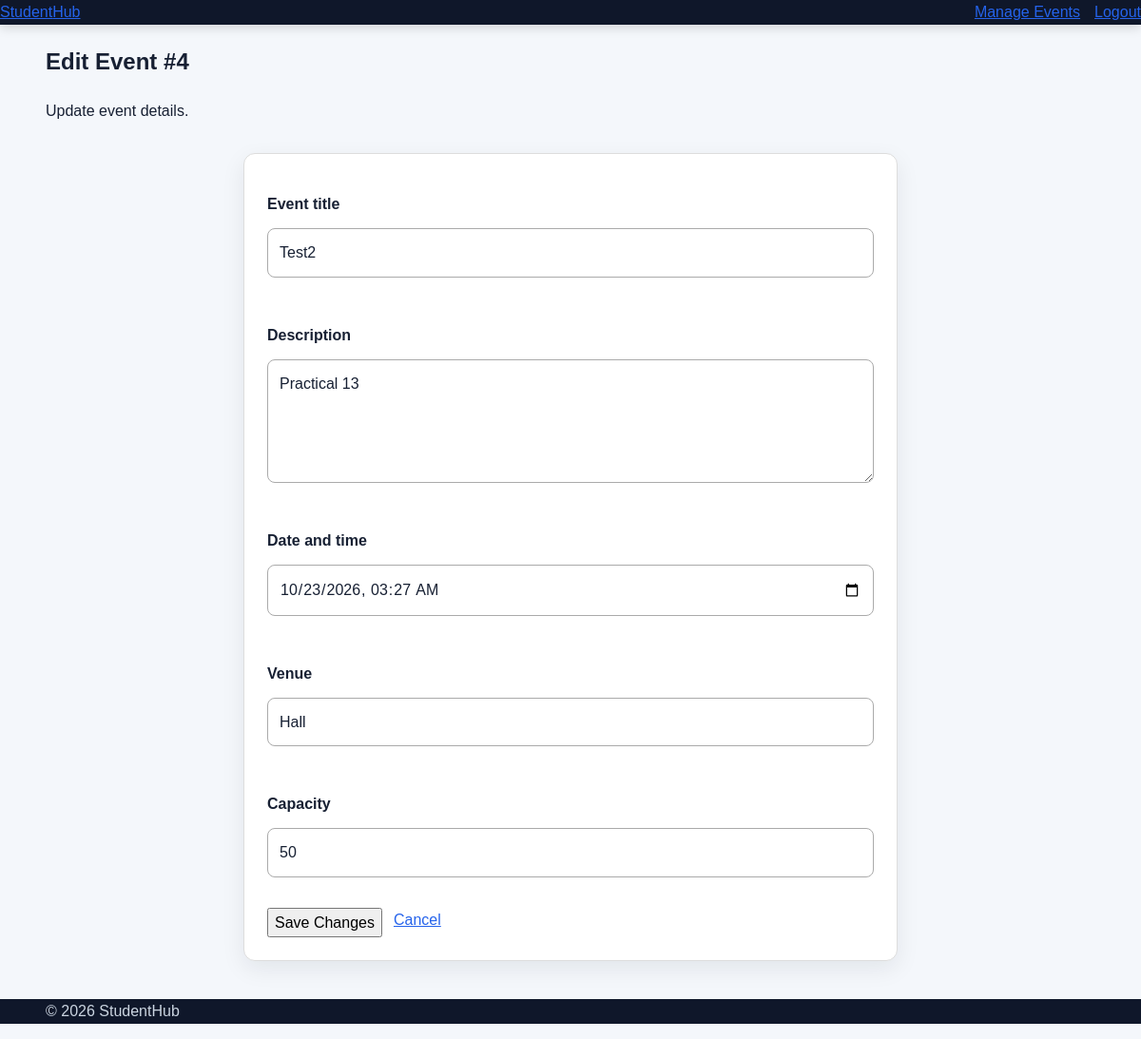
Before: /StudentHub-12/admin/event-edit.php?id=4 (signed in) with the older database file.
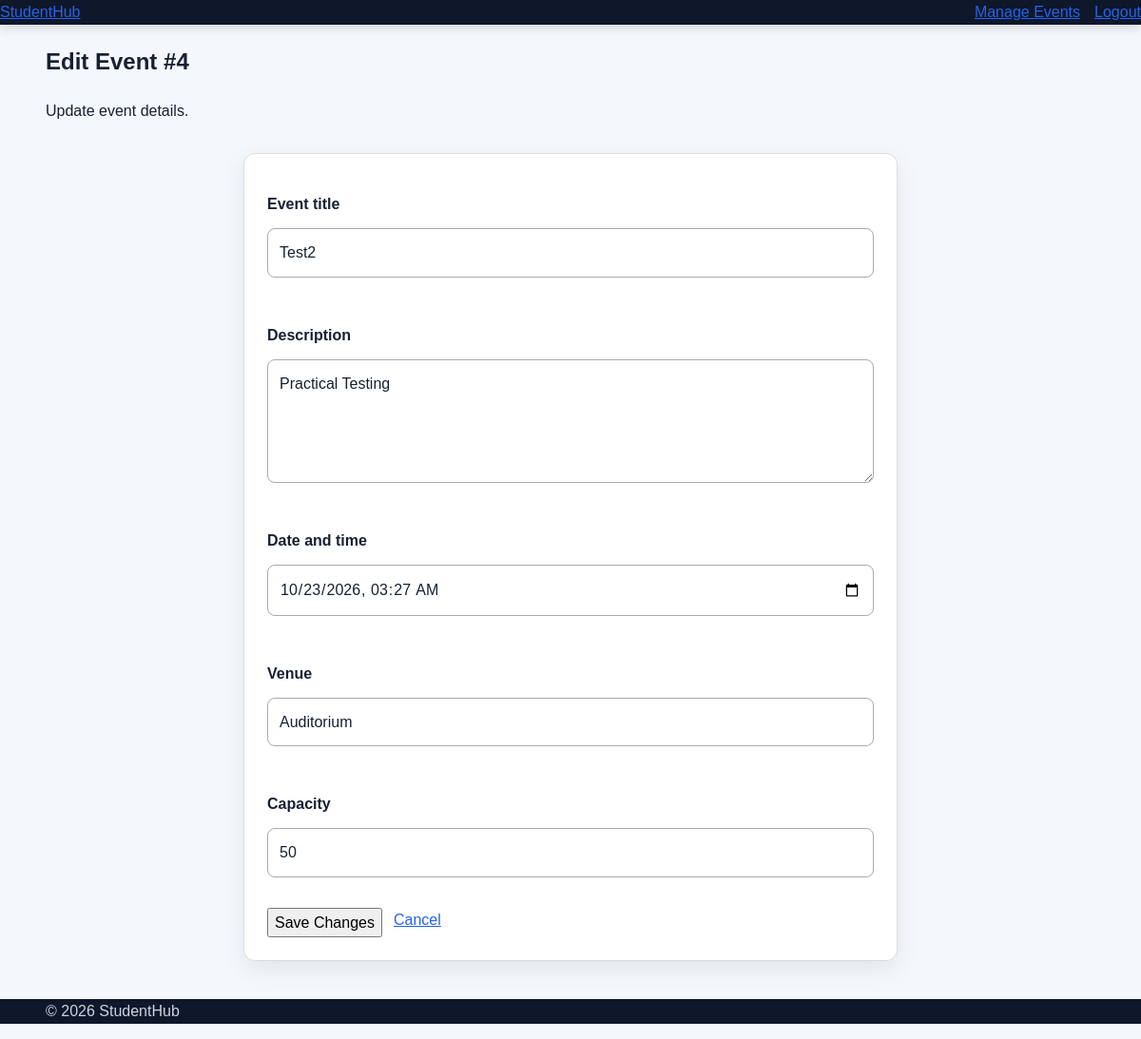
After: the same page with the newer database file.
### tables this page shows
CREATE TABLE `events` (
  `event_id` int(10) UNSIGNED NOT NULL,
  `title` varchar(150) NOT NULL,
  `description` text DEFAULT NULL,
  `event_date` datetime NOT NULL,
  `venue` varchar(150) NOT NULL,
  `capacity` int(10) UNSIGNED DEFAULT NULL,
  `created_at` timestamp NOT NULL DEFAULT current_timestamp(),
  `poster_path` varchar(255) DEFAULT NULL
);

### StudentHub-12/admin/event-edit.php (the view, shortened to what this page needs)
<?php
require_once __DIR__ . '/../config/auth.php';
function e_event_edit(string $v): string { return htmlspecialchars($v, ENT_QUOTES, 'UTF-8'); }
$id = filter_input(INPUT_GET, 'id', FILTER_VALIDATE_INT);
$get = $pdo->prepare('SELECT event_id, title, description, event_date, venue, capacity FROM events WHERE event_id=:id LIMIT 1');
$get->execute(['id'=>$id]);
$event = $get->fetch();
$title = (string)$event['title'];
$description = (string)$event['description'];
$eventDate = (new DateTimeImmutable((string)$event['event_date']))->format('Y-m-d\TH:i');
$venue = (string)$event['venue'];
$capacity = (string)$event['capacity'];
?>
<!doctype html><html lang="en"><head><meta charset="utf-8"><meta name="viewport" content="width=device-width,initial-scale=1"><title>Edit Event - StudentHub</title><link rel="stylesheet" href="../css/style.css">
</head><body>
<header class="site-header"><div class="container nav-container"><a href="../index.html" class="logo">Student<span>Hub</span></a><nav class="main-nav"><a href="events.php">Manage Events</a><a href="../logout.php">Logout</a></nav></div></header>
<main><section class="page-header"><div class="container"><h1>Edit Event #<?=(int)$id?></h1><p>Update event details.</p></div></section><div class="form-wrap"><div class="form-card">
<form method="post" action="event-edit.php?id=<?=(int)$id?>"><input type="hidden" name="csrf_token" value="<?=e_event_edit($_SESSION['events_csrf'])?>">
<div class="form-group"><label for="title">Event title</label><input id="title" name="title" value="<?=e_event_edit($title)?>" required maxlength="150"></div>
<div class="form-group"><label for="description">Description</label><textarea id="description" name="description" required maxlength="5000"><?=e_event_edit($description)?></textarea></div>
<div class="form-group"><label for="event_date">Date and time</label><input id="event_date" type="datetime-local" name="event_date" value="<?=e_event_edit($eventDate)?>" required></div>
<div class="form-group"><label for="venue">Venue</label><input id="venue" name="venue" value="<?=e_event_edit($venue)?>" required maxlength="200"></div>
<div class="form-group"><label for="capacity">Capacity</label><input id="capacity" type="number" name="capacity" min="1" max="100000" value="<?=e_event_edit($capacity)?>" required></div>
<div class="actions"><button class="btn btn-primary" type="submit">Save Changes</button><a class="btn-small" href="events.php">Cancel</a></div></form>
</div></div></main><footer class="site-footer"><div class="container"><p>&copy; <?=date('Y')?> StudentHub</p></div></footer><script src="../js/script.js"></script></body></html>

Changed rows visible on the page:
changed events "Test2": description "Practical 13" → "Practical Testing"; venue "Hall" → "Auditorium"
